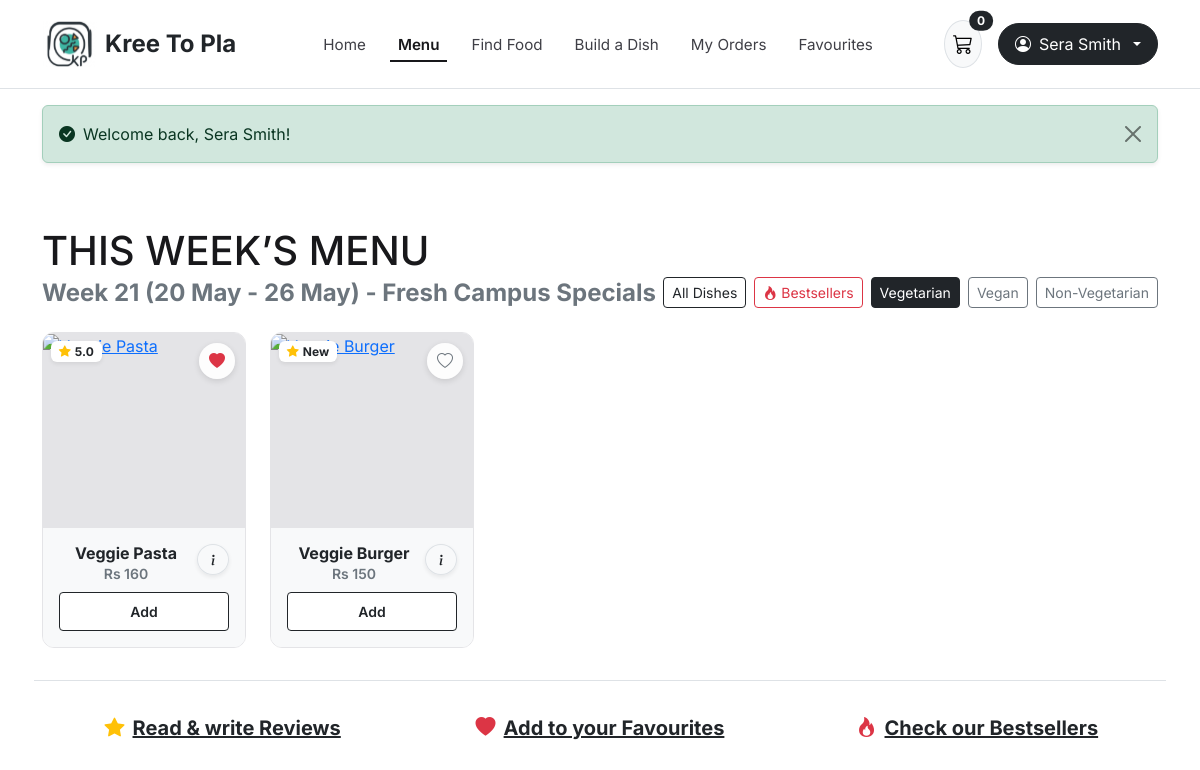
Screenshot of /menu.php?type=Vegetarian (signed in) with the database file from the repository.
### tables this page shows
CREATE TABLE Menu (
  menu_id      INT UNSIGNED AUTO_INCREMENT PRIMARY KEY,
  week_start   DATE NOT NULL,
  week_end     DATE NOT NULL,
  description  VARCHAR(250) NULL,
  is_published BOOLEAN NOT NULL DEFAULT TRUE,
  CONSTRAINT ck_menu_dates CHECK (week_end >= week_start)
);

CREATE TABLE Dish (
  dish_id     INT UNSIGNED AUTO_INCREMENT PRIMARY KEY,
  dish_name   VARCHAR(150) NOT NULL,
  description TEXT NULL,
  type        ENUM('Vegetarian', 'Vegan', 'Non-Vegetarian') NOT NULL,
  base_price  DECIMAL(10,2) NOT NULL,
  bestseller  BOOLEAN NOT NULL DEFAULT FALSE,
  image_url   VARCHAR(255) NULL,
  is_active   BOOLEAN NOT NULL DEFAULT TRUE,
  CONSTRAINT ck_dish_price CHECK (base_price >= 0)
);

### includes/security.php (called while the page is built, shortened)
<?php
function e(mixed $value): string
{
    return htmlspecialchars((string) ($value ?? ''), ENT_QUOTES | ENT_SUBSTITUTE, 'UTF-8');
}

### menu.php (the view, shortened to what this page needs)
<?php
require_once __DIR__ . '/includes/security.php';
$menuStmt = $pdo->query('SELECT * FROM Menu WHERE is_published = TRUE ORDER BY week_start DESC LIMIT 1');
$activeMenu = $menuStmt->fetch();
$filterBestseller = isset($_GET['bestsellers']) && $_GET['bestsellers'] === '1';
$filterType       = trim((string) ($_GET['type'] ?? ''));
$allowedTypes = ['Vegetarian', 'Vegan', 'Non-Vegetarian'];
$favIds = [];
if (isLoggedIn()) {
    $fStmt = $pdo->prepare('SELECT dish_id FROM Favourite WHERE customer_id = :cid');
    $fStmt->execute([':cid' => $_SESSION['user_id']]);
    $favIds = array_map('intval', array_column($fStmt->fetchAll(), 'dish_id'));
}
$sql = '
    SELECT d.dish_id, d.dish_name, d.description, d.type, d.bestseller, d.image_url,
           COALESCE(mi.price, d.base_price) AS menu_price,
           COALESCE(mi.availability, TRUE) AS is_available,
           ROUND(AVG(CASE WHEN r.is_visible = TRUE THEN r.rating END), 1) AS avg_rating
    FROM Dish d
    LEFT JOIN Menu_item mi ON d.dish_id = mi.dish_id AND mi.menu_id = :menu_id
    LEFT JOIN Review r ON d.dish_id = r.dish_id
    WHERE d.is_active = TRUE
';
$params = [':menu_id' => $activeMenu['menu_id'] ?? 1];
if ($filterType !== '') {
    $sql .= ' AND d.type = :type';
    $params[':type'] = $filterType;
}
$sql .= ' GROUP BY d.dish_id, mi.price, mi.availability ORDER BY d.bestseller DESC, d.dish_id ASC';
$stmt = $pdo->prepare($sql);
$stmt->execute($params);
$dishes = $stmt->fetchAll();
require_once __DIR__ . '/includes/header.php';
?>
<div class="container py-5">
    <div class="d-flex flex-column flex-md-row justify-content-between align-items-md-end mb-4">
        <div>
            <h1 class="fw-extrabold text-uppercase mb-1">THIS WEEK’S MENU</h1>
            <?php if ($activeMenu): ?>
                <h4 class="fw-bold text-secondary mb-0">
                    <?= e($activeMenu['description'] ?: ('Week (' . $activeMenu['week_start'] . ' - ' . $activeMenu['week_end'] . ')')) ?>
                </h4>
            <?php endif; ?>
        </div>
        <div class="d-flex flex-wrap gap-2 mt-3 mt-md-0">
            <a href="menu.php" class="btn btn-sm <?= (!$filterBestseller && $filterType === '') ? 'btn-dark' : 'btn-outline-dark' ?>">All Dishes</a>
            <a href="menu.php?bestsellers=1" class="btn btn-sm <?= $filterBestseller ? 'btn-danger' : 'btn-outline-danger' ?>">
                <i class="bi bi-fire"></i> Bestsellers
            </a>
            <?php foreach ($allowedTypes as $t): ?>
                <a href="menu.php?type=<?= urlencode($t) ?>" class="btn btn-sm <?= $filterType === $t ? 'btn-dark' : 'btn-outline-secondary' ?>">
                    <?= e($t) ?>
                </a>
            <?php endforeach; ?>
        </div>
    </div>
    <div class="row row-cols-1 row-cols-sm-2 row-cols-md-3 row-cols-lg-5 g-4 mb-5">
        <?php foreach ($dishes as $dish):
            $id    = (int) $dish['dish_id'];
            $isFav = in_array($id, $favIds, true);
            $avail = (bool) $dish['is_available'];
        ?>
            <div class="col">
                <div class="kp-dish-card h-100 d-flex flex-column">
                    <div class="kp-dish-img-wrap">
                        <span class="position-absolute top-0 start-0 m-2 badge bg-white text-dark shadow-sm">
                            <i class="bi bi-star-fill text-warning me-1"></i><?= $dish['avg_rating'] ? e($dish['avg_rating']) : 'New' ?>
                        </span>
                        <form method="POST" action="process_action.php">
                            <button type="submit" class="kp-fav-btn" title="Save to Favourites" aria-label="Toggle favourite">
                                <i class="bi <?= $isFav ? 'bi-heart-fill text-danger' : 'bi-heart text-secondary' ?>"></i>
                            </button>
                        </form>
                        <a href="dish.php?id=<?= $id ?>">
                        </a>
                    </div>
                    <div class="p-3 bg-light flex-grow-1 d-flex flex-column justify-content-between">
                        <div class="d-flex justify-content-between align-items-start mb-2">
                            <div class="text-center w-100">
                                <a href="dish.php?id=<?= $id ?>" class="text-decoration-none text-dark">
                                    <h6 class="fw-bold mb-0"><?= e($dish['dish_name']) ?></h6>
                                </a>
                                <div class="fw-semibold small text-secondary">Rs <?= number_format((float) $dish['menu_price'], 0) ?></div>
                            </div>
                            <a href="dish.php?id=<?= $id ?>" class="btn btn-sm btn-white rounded-circle border shadow-sm ms-1" title="View Ingredients & Reviews">
                                <i class="bi bi-info-lg fw-bold"></i>
                            </a>
                        </div>
                        <?php if ($avail): ?>
                            <form method="POST" action="process_action.php">
                                <button type="submit" class="btn btn-white bg-white border border-dark w-100 fw-semibold btn-sm py-2">
                                    Add
                                </button>
                            </form>
                        <?php else: ?>
                            <button type="button" class="btn btn-secondary w-100 btn-sm py-2" disabled>Unavailable</button>
                        <?php endif; ?>
                    </div>
                </div>
            </div>
        <?php endforeach; ?>
    </div>
    <div class="row text-center pt-3 border-top g-3">
        <div class="col-md-4">
            <a href="dish.php?id=1#reviews" class="text-dark fw-bold fs-5 text-decoration-underline">
                <i class="bi bi-star-fill text-warning me-2"></i>Read &amp; write Reviews
            </a>
        </div>
        <div class="col-md-4">
            <a href="favourites.php" class="text-dark fw-bold fs-5 text-decoration-underline">
                <i class="bi bi-heart-fill text-danger me-2"></i>Add to your Favourites
            </a>
        </div>
        <div class="col-md-4">
            <a href="menu.php?bestsellers=1" class="text-dark fw-bold fs-5 text-decoration-underline">
                <i class="bi bi-fire text-danger me-2"></i>Check our Bestsellers
            </a>
        </div>
    </div>
</div>
<?php require_once __DIR__ . '/includes/footer.php'; ?>

### assets/css/style.css (style rules this page uses)
:root { --kp-black: #18181b; --kp-gray-bg: #d9d9d9; --kp-light-bg: #f4f4f5; --kp-accent-teal: #2dd4bf; --kp-accent-red: #dc2626; --kp-accent-amber: #d97706; --kp-purple: #6d5acd; }
body { font-family: 'Inter', -apple-system, BlinkMacSystemFont, sans-serif; color: var(--kp-black); background-color: #ffffff; }
.kp-dish-card { border: 1px solid #e4e4e7; border-radius: 12px; overflow: hidden; transition: transform 0.18s ease, box-shadow 0.18s ease; background: #fff; }
.kp-dish-img-wrap { position: relative; height: 195px; background-color: #e4e4e7; overflow: hidden; }
.kp-fav-btn { position: absolute; top: 10px; right: 10px; width: 36px; height: 36px; border-radius: 50%; background: rgba(255, 255, 255, 0.92); border: none; display: inline-flex; align-items: center; justify-content: center; cursor: pointer; box-shadow: 0 2px 6px rgba(0,0,0,0.12); transition: transform 0.15s ease; }

### rows the page displays
menu: description "Week 21 (20 May - 26 May) - Fresh Campus Specials"
dish: avg_rating "5.0", dish_name "Veggie Pasta", menu_price "160"
dish: shows "New", dish_name "Veggie Burger", menu_price "150"

### other values shown
$cartCount "0"
$_SESSION['user_name'] "Sera Smith"
$_SESSION['flash_success'] "Welcome back, Sera Smith!"
$t "Vegetarian"
$t "Vegan"
$t "Non-Vegetarian"
